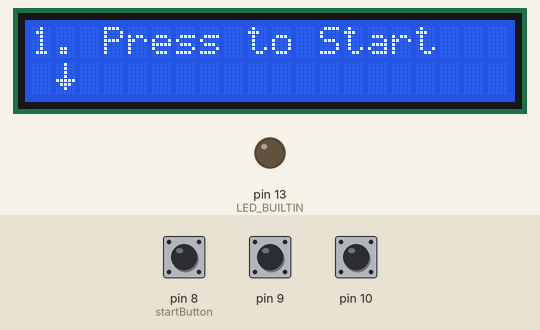
This sketch was run on a simulated Arduino Uno, built with avr-gcc and run on an emulated ATmega328P. Parts: 20×2 character LCD, output pins drawn as LEDs (lit = HIGH). Inputs (shaded band) come from the test bench; at power-on: pin 8 (startButton) HIGH, pin 9 HIGH, pin 10 HIGH.

Above: at 3.2 s.
3.3 s: pin 8 (startButton) pulled LOW for 0.15 s
At 4.1 s:
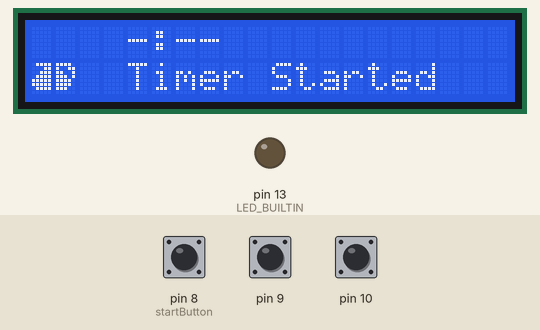
6.4 s: pin 9 pulled LOW for 0.15 s
At 7.0 s:
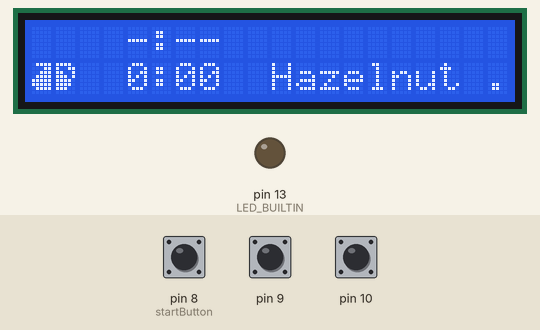
9.5 s: pin 10 pulled LOW for 0.15 s
At 10.1 s:
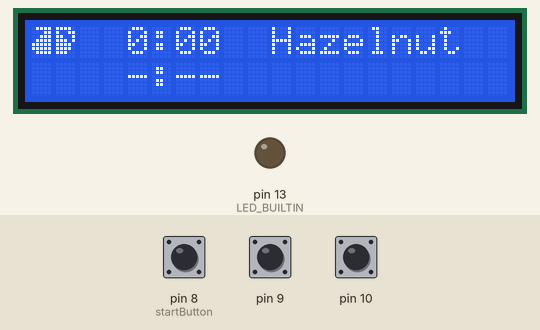
12.6 s: pin 10 pulled LOW for 1 s
At 14.2 s:
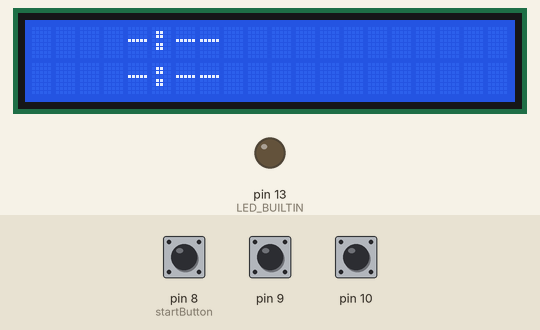
16.6 s: pin 8 (startButton) pulled LOW for 1 s
At 17.4 s:
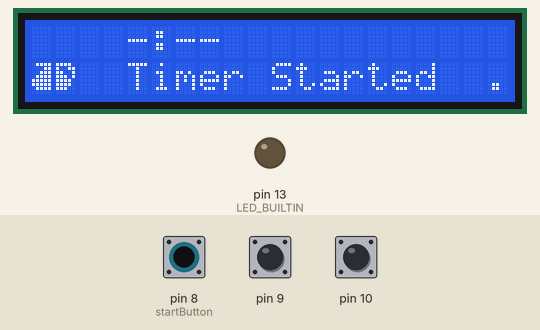
20.6 s: pin 9 pulled LOW for 1 s
At 22.0 s:
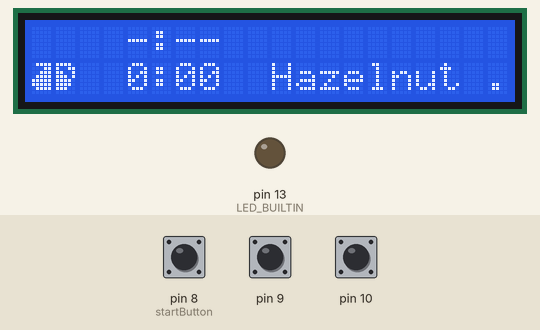
Timing chart, 0 to 23.6 s (numbered marks = the images above; inputs shaded):
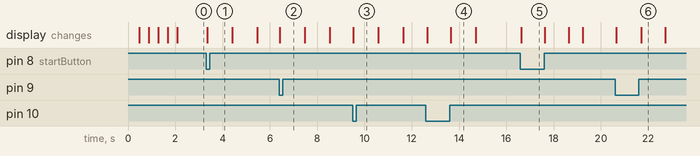

The sketch:

CoffeeClock.ino
```cpp
#include <LiquidCrystal.h>
#include "Button.h"

// Coffee Stats
uint32_t
startTimeTop = 0,
startTimeBot = 0;

const uint8_t
NUM_FLAVOURS = 5,
NO_COFFEE = 255;
uint8_t
topFlavour = NO_COFFEE,
botFlavour = NO_COFFEE;

// Times in minutes
const uint32_t
AGE_STALE = 60,
AGE_CLEAR = 120;

// Buttons
Button
startButton(8),
flavourButton(9),
moveUpButton(10);

// Timing
const uint32_t
BUTTON_LATENCY = 50,	// The time between button reads
// The amount of time given to the user to read messages
READING_TIME = 2000,
// The amount of time given to the user to read messages, as a multiple of button reads
READING_CYCLES = READING_TIME / BUTTON_LATENCY;
uint32_t nextUpdateTime = 0;
bool heartbeat = false;
uint16_t instructionCounter = 0xFFFE;

// Display
const uint8_t
RS = 2, EN = 3,
D4 = 4, D5 = 5, D6 = 6, D7 = 7;
LiquidCrystal lcd(RS, EN, D4, D5, D6, D7);

void setup() {
	pinMode(LED_BUILTIN, OUTPUT);
	digitalWrite(LED_BUILTIN, LOW);

	initDisplay();

	// Show splash
	lcd.setCursor(3, 0);
	lcd.print(F("Coffee Clock v1"));
	for (uint8_t g = 0; g <= 4; g++) {
		printCoffeeGlyph(9, 1, g);  // coffee pot
		delay(400);
	}
	lcd.clear();
}

void loop() {
	updateButtons();

	// If no coffee is on, show instructions
	if (topFlavour == NO_COFFEE && botFlavour == NO_COFFEE) {
		instructionCounter++;
	}
	if (instructionCounter > READING_CYCLES) {
		uint8_t instructionState = 0;

		// Wait for a customer
		do {
			switch (instructionState) {
			case 0:
				lcd.clear();
				lcd.setCursor(0, 0);
				lcd.print(F("1. Press to Start"));
				lcd.setCursor(1, 1);
				lcd.write((uint8_t)0);  // down arrow
				break;
			case 1:
				lcd.clear();
				lcd.setCursor(0, 0);
				lcd.print(F("2. Choose Flavour"));
				lcd.setCursor(10, 1);
				lcd.write((uint8_t)0);  // down arrow
				break;
			case 2:
				lcd.clear();
				lcd.setCursor(0, 0);
				lcd.print(F("3. Next Pot"));
				lcd.setCursor(18, 1);
				lcd.write((uint8_t)0);  // down arrow
				break;
			}
			if (++instructionState >= 3)instructionState = 0;

			for (uint16_t i = 0; i < READING_CYCLES && !startButton.isClicked() && !flavourButton.isClicked(); i++) {
				delay(BUTTON_LATENCY);
				updateButtons();
			}
		} while (!startButton.isClicked() && !flavourButton.isClicked());

		instructionCounter = 0;
		lcd.clear();
	}

	// Start coffee (bottom burner)
	if (startButton.isClicked() && botFlavour == NO_COFFEE ||
		flavourButton.isClicked() && botFlavour == NO_COFFEE) {
		startTimeBot = millis();
		botFlavour = 0;
	} else if (startButton.isHeld() && botFlavour != NO_COFFEE) {
		// Cancel the timer if the button is held
		botFlavour = NO_COFFEE;
	}

	// Flavour button
	if (flavourButton.isClicked() && botFlavour != NO_COFFEE) {
		if (++botFlavour >= NUM_FLAVOURS) botFlavour = 0;
	}

	// Move bottom pot up, clear bottom burner
	if (moveUpButton.isClicked()) {
		startTimeTop = startTimeBot;
		topFlavour = botFlavour;

		botFlavour = NO_COFFEE;
	}

	if (anyButtonClicked() || millis() > nextUpdateTime) {
		updateDisplay();
	}

	delay(BUTTON_LATENCY);
}

void initDisplay() {
	lcd.begin(20, 2);

	// Create arrow glyphs
	lcd.createChar(0, new uint8_t[8]
		{0x04, 0x04, 0x04, 0x04, 0x1F, 0x0E, 0x04, 0x00});  // down arrow

	lcd.createChar(1, new uint8_t[8]
		{0x01, 0x01, 0x05, 0x0D, 0x1F, 0x0C, 0x04, 0x00});  // return arrow
}

inline void updateButtons() {
	startButton.update();
	flavourButton.update();
	moveUpButton.update();
}

bool anyButtonClicked() {
	return startButton.isClicked() ||
		flavourButton.isClicked() ||
		moveUpButton.isClicked();
}

void swapTopAndBottom() {
	uint32_t tempTime = startTimeTop;
	startTimeTop = startTimeBot;
	startTimeBot = tempTime;
	uint8_t tempFlav = topFlavour;
	topFlavour = botFlavour;
	botFlavour = tempFlav;
}

void updateDisplay() {
	// Calculate age of coffee in minutes
	uint32_t
		topTime = (millis() - startTimeTop) / 60000,
		botTime = millis() - startTimeBot;

	// Set flag for timer start message
	bool startMessageBot = botTime < READING_TIME / 2;
	botTime /= 60000;

	// Clear really old coffee
	// TODO move this
	if (topTime >= AGE_CLEAR) topFlavour = NO_COFFEE;
	if (botTime >= AGE_CLEAR) botFlavour = NO_COFFEE;

	uint8_t topHour = topTime / 60,
		topMinute = topTime % 60;
	uint8_t botHour = botTime / 60,
		botMinute = botTime % 60;

	// LCD
	// Top line
	if (topFlavour != NO_COFFEE) {
		lcd.setCursor(0, 0);
		displayGlyphByAge(0, topTime);
		lcd.setCursor(4, 0);
		displayTimeString(topHour, topMinute);
	} else {
		lcd.setCursor(0, 0);
		lcd.print(F("    -:--  "));
	}
	lcd.setCursor(10, 0);
	displayFlavourString(topFlavour);

	// Bottom line
	if (startMessageBot) {
		lcd.setCursor(0, 1);
		displayGlyphByAge(1, botTime);
		lcd.setCursor(4, 1);
		lcd.print(F("Timer Started"));
	} else {
		if (botFlavour != NO_COFFEE) {
			lcd.setCursor(0, 1);
			displayGlyphByAge(1, botTime);
			lcd.setCursor(4, 1);
			displayTimeString(botHour, botMinute);
			lcd.print(F("  "));	// Clear whitespace after time
		} else {
			lcd.setCursor(0, 1);
			lcd.print(F("    -:--  "));	// Clear whitespace after time
		}
		lcd.setCursor(10, 1);
		displayFlavourString(botFlavour);
	}

	lcd.setCursor(19, 1);
	lcd.print(heartbeat ? '.' : ' ');

	// Schedule the next update
	nextUpdateTime = millis() + 1000;
	heartbeat = !heartbeat;
}

void displayGlyphByAge(uint8_t line, uint32_t age) {
	uint8_t glyph = 0;
	if (age < AGE_STALE) {
		glyph = (AGE_STALE - 1 - age) / (AGE_STALE / 4) + 1;
	}
	printCoffeeGlyph(0, line, glyph);
}

void printCoffeeGlyph(uint8_t x, uint8_t line, uint8_t glyph) {
	// Make sure the correct glyph is loaded for the current line
	loadCoffeeGlyph(lcd, line, glyph);
	lcd.setCursor(x, line);
	lcd.write((uint8_t)(2 * line + 2));
	lcd.write((uint8_t)(2 * line + 3));
}

void displayTimeString(uint8_t hour, uint8_t minute) {
	lcd.print(hour);
	lcd.print(':');
	if (minute <= 9) lcd.print('0');
	lcd.print(minute);
}

void displayFlavourString(uint8_t flav) {
	// Note: all strings must be same length
	if (flav == 0) {
		lcd.print(F("Regular "));
	} else if (flav == 1) {
		lcd.print(F("Hazelnut"));
	} else if (flav == 2) {
		lcd.print(F("Vanilla "));
	} else if (flav == 3) {
		lcd.print(F("Dark    "));
	} else if (flav == 4) {
		lcd.print(F("Decaf   "));
	} else {
		lcd.print(F("        "));
	}
}
```

Button.h
```cpp
class Button {
public:
	Button(uint8_t pin, uint8_t debounce = 3) {
		_clickState = debounce;
		_pin = pin;
		pinMode(_pin, INPUT_PULLUP);
	}

	void update() {
		bool pressed = !digitalRead(_pin);
		if (_stateCounter == _clickState) {
			// Already in clicked state, go to pressed state.
			_stateCounter--;
		} else if (_stateCounter > 0) {
			// Pressed state, count down if the button is not pressed now.
			// Count holding if the button remains pressed
			if (pressed) {
				if (_holdCounter < 255) _holdCounter++;
			} else {
				// Release hold if the state goes to not pressed.
				if (--_stateCounter == 0) _holdCounter = 0;
			}
		} else {
			// Not already pressed, go to click state if the button is pressed now.
			if (pressed) _stateCounter = _clickState;
		}
	}

	inline bool isClicked() const {
		return _stateCounter == _clickState;
	}

	inline bool isPressed() const {
		return _stateCounter > 0;
	}

	inline bool isReleased() const {
		return _stateCounter == 0;
	}

	inline bool isHeld(uint8_t hold = 10) {
		return _holdCounter >= hold;
	}

private:
	uint8_t _pin = -1;
	uint8_t _stateCounter = 0,
		_holdCounter = 0,
		_clickState;
};
```

Glyphs.ino
```cpp
#include <LiquidCrystal.h>

// The current state of the glyph memory in the LCD (255 = unknown)
uint8_t coffeeGlyphs[] = {255, 255};

uint8_t GLYPH_DATA[10][8] = {
	{0x0F, 0x03, 0x04, 0x08, 0x10, 0x10, 0x0F, 0x00},	// empty A
	{0x1E, 0x13, 0x09, 0x05, 0x02, 0x02, 0x1C, 0x00},	// empty B

	{0x0F, 0x03, 0x04, 0x08, 0x10, 0x1F, 0x0F, 0x00},	// 1/4  A
	{0x1E, 0x13, 0x09, 0x05, 0x02, 0x1E, 0x1C, 0x00},	// 1/4  B

	{0x0F, 0x03, 0x04, 0x08, 0x1F, 0x1F, 0x0F, 0x00},	// half A
	{0x1E, 0x13, 0x09, 0x05, 0x1E, 0x1E, 0x1C, 0x00},	// half B

	{0x0F, 0x03, 0x04, 0x0F, 0x1F, 0x1F, 0x0F, 0x00},	// 3/4  A
	{0x1E, 0x13, 0x09, 0x1D, 0x1E, 0x1E, 0x1C, 0x00},	// 3/4  B

	{0x0F, 0x03, 0x07, 0x0F, 0x1F, 0x1F, 0x0F, 0x00},	// full A
	{0x1E, 0x13, 0x19, 0x1D, 0x1E, 0x1E, 0x1C, 0x00}};	// full B

// index must be 0 or 1. These map to LCD chars 0=[2,3] or 1=[4,5].
// glyph is how full the pot is, 4 = full, 0 = empty.
void loadCoffeeGlyph(LiquidCrystal& lcd, uint8_t line, uint8_t glyph) {
	if (line >= 2 || glyph > 4) return;
	if (coffeeGlyphs[line] == glyph) 		return;

	coffeeGlyphs[line] = glyph;

	// Load the selected coffee pot glyphs into the choosen memory location
	lcd.createChar(2 * line + 2, GLYPH_DATA[2 * glyph]);
	lcd.createChar(2 * line + 3, GLYPH_DATA[2 * glyph + 1]);
}
```

Measured:
- after the input at 3.3 s, the display: changes at once (image 1)
- after the input at 6.4 s, the display: changes at once (image 2)
- after the input at 9.5 s, the display: changes at once (image 3)
- after the input at 12.6 s, the display: first changes after 0.05 s (image 4 shows a later state)
- after the input at 16.6 s, the display: changes at once (image 5)
- after the input at 20.6 s, the display: first changes after 0.05 s (image 6 shows a later state)
- what the display in image 4 shows lasts 1.0 s, from 13.7 s to 14.7 s
